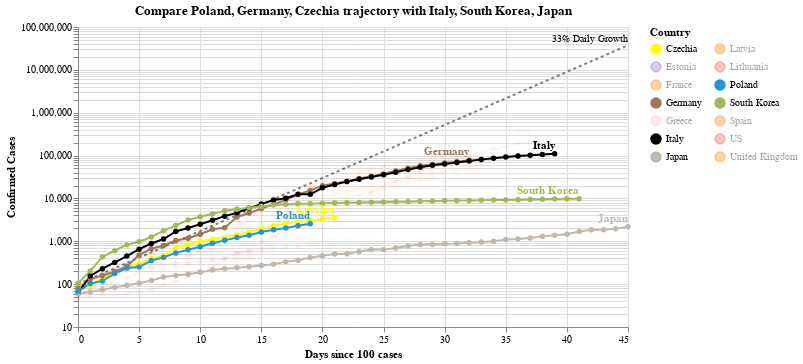

Notebook code for this chart:
### Code cell
#hide_input
chart2 = make_since_chart(['Poland', 'Germany', 'Czechia'])
chart2

### Figure 1 — Vega-Lite specification as saved in the notebook (floating-point values rounded to 4 significant figures; data arrays with more than 128 entries replaced by an {"elided": "..."} marker saying what was removed)
{"config": {"view": {"continuousWidth": 400, "continuousHeight": 300}}, "layer": [{"mark": {"type": "line", "color": "black", "opacity": 0.5, "strokeDash": [3, 3]}, "encoding": {"x": {"type": "quantitative", "field": "Days since 100 cases"}, "y": {"type": "quantitative", "field": "Confirmed Cases"}}}, {"mark": {"type": "text", "align": "right", "dy": -6, "fontSize": 10, "text": "33% Daily Growth"}, "encoding": {"x": {"type": "quantitative", "field": "Days since 100 cases"}, "y": {"type": "quantitative", "field": "Confirmed Cases"}}, "transform": [{"filter": "(datum['Days since 100 cases'] >= 45)"}]}, {"data": {"name": "data-bbd3c020f37ca548d64b64f44ca2a7f4"}, "mark": {"type": "line", "point": true}, "encoding": {"color": {"type": "nominal", "field": "Country", "legend": {"columns": 2}, "scale": {"domain": ["Czechia", "Estonia", "France", "Germany", "Greece", "Italy", "Japan", "Latvia", "Lithuania", "Poland", "South Korea", "Spain", "US", "United Kingdom"], "range": ["yellow", "#9467bd", "#F58518", "#9D755D", "pink", "black", "#C1B7AD", "#F58518", "#E45756", "#2495D3", "#A1BA59", "#F58518", "#E45756", "#F58518"]}}, "opacity": {"condition": {"value": 1, "selection": "selector002"}, "value": 0.05}, "tooltip": [{"type": "nominal", "field": "Country"}, {"type": "temporal", "field": "Date"}, {"type": "quantitative", "field": "Confirmed Cases"}, {"type": "quantitative", "field": "Days since 100 cases"}], "x": {"type": "quantitative", "field": "Days since 100 cases"}, "y": {"type": "quantitative", "field": "Confirmed Cases", "scale": {"type": "log"}}}, "selection": {"selector002": {"type": "multi", "fields": ["Country"], "bind": "legend", "init": [{"Country": "Poland"}, {"Country": "Germany"}, {"Country": "Czechia"}, {"Country": "Italy"}, {"Country": "South Korea"}, {"Country": "Japan"}]}}, "width": 550}, {"data": {"name": "data-bbd3c020f37ca548d64b64f44ca2a7f4"}, "mark": {"type": "text", "align": "right", "dy": -8, "fontWeight": "bold"}, "encoding": {"color": {"type": "nominal", "field": "Country", "legend": {"columns": 2}, "scale": {"domain": ["Czechia", "Estonia", "France", "Germany", "Greece", "Italy", "Japan", "Latvia", "Lithuania", "Poland", "South Korea", "Spain", "US", "United Kingdom"], "range": ["yellow", "#9467bd", "#F58518", "#9D755D", "pink", "black", "#C1B7AD", "#F58518", "#E45756", "#2495D3", "#A1BA59", "#F58518", "#E45756", "#F58518"]}}, "opacity": {"condition": {"value": 1, "selection": "selector002"}, "value": 0.05}, "text": {"type": "nominal", "field": "Country"}, "tooltip": [{"type": "nominal", "field": "Country"}, {"type": "temporal", "field": "Date"}, {"type": "quantitative", "field": "Confirmed Cases"}, {"type": "quantitative", "field": "Days since 100 cases"}], "x": {"type": "quantitative", "field": "Days since 100 cases"}, "y": {"type": "quantitative", "field": "Confirmed Cases", "scale": {"type": "log"}}}, "transform": [{"filter": "(datum['Date'] >= 1585699200000)"}], "width": 550}], "data": {"name": "data-a4df6692dce8ace7125ac6b99fd660fc"}, "title": "Compare Poland, Germany, Czechia trajectory with Italy, South Korea, Japan", "$schema": "https://vega.github.io/schema/vega-lite/v4.0.2.json", "datasets": {"data-a4df6692dce8ace7125ac6b99fd660fc": [{"Days since 100 cases": 0, "Confirmed Cases": 100.0}, {"Days since 100 cases": 1, "Confirmed Cases": 133.0}, {"Days since 100 cases": 2, "Confirmed Cases": 176.9}, {"Days since 100 cases": 3, "Confirmed Cases": 235.3}, {"Days since 100 cases": 4, "Confirmed Cases": 312.9}, {"Days since 100 cases": 5, "Confirmed Cases": 416.2}, {"Days since 100 cases": 6, "Confirmed Cases": 553.5}, {"Days since 100 cases": 7, "Confirmed Cases": 736.1}, {"Days since 100 cases": 8, "Confirmed Cases": 979.1}, {"Days since 100 cases": 9, "Confirmed Cases": 1302.0}, {"Days since 100 cases": 10, "Confirmed Cases": 1732.0}, {"Days since 100 cases": 11, "Confirmed Cases": 2303.0}, {"Days since 100 cases": 12, "Confirmed Cases": 3064.0}, {"Days since 100 cases": 13, "Confirmed Cases": 4074.0}, {"Days since 100 cases": 14, "Confirmed Cases": 5419.0}, {"Days since 100 cases": 15, "Confirmed Cases": 7207.0}, {"Days since 100 cases": 16, "Confirmed Cases": 9586.0}, {"Days since 100 cases": 17, "Confirmed Cases": 12750.0}, {"Days since 100 cases": 18, "Confirmed Cases": 16960.0}, {"Days since 100 cases": 19, "Confirmed Cases": 22550.0}, {"Days since 100 cases": 20, "Confirmed Cases": 29990.0}, {"Days since 100 cases": 21, "Confirmed Cases": 39890.0}, {"Days since 100 cases": 22, "Confirmed Cases": 53060.0}, {"Days since 100 cases": 23, "Confirmed Cases": 70560.0}, {"Days since 100 cases": 24, "Confirmed Cases": 93850.0}, {"Days since 100 cases": 25, "Confirmed Cases": 124800.0}, {"Days since 100 cases": 26, "Confirmed Cases": 166000.0}, {"Days since 100 cases": 27, "Confirmed Cases": 220800.0}, {"Days since 100 cases": 28, "Confirmed Cases": 293700.0}, {"Days since 100 cases": 29, "Confirmed Cases": 390600.0}, {"Days since 100 cases": 30, "Confirmed Cases": 519500.0}, {"Days since 100 cases": 31, "Confirmed Cases": 690900.0}, {"Days since 100 cases": 32, "Confirmed Cases": 918900.0}, {"Days since 100 cases": 33, "Confirmed Cases": 1222000.0}, {"Days since 100 cases": 34, "Confirmed Cases": 1625000.0}, {"Days since 100 cases": 35, "Confirmed Cases": 2162000.0}, {"Days since 100 cases": 36, "Confirmed Cases": 2875000.0}, {"Days since 100 cases": 37, "Confirmed Cases": 3824000.0}, {"Days since 100 cases": 38, "Confirmed Cases": 5086000.0}, {"Days since 100 cases": 39, "Confirmed Cases": 6764000.0}, {"Days since 100 cases": 40, "Confirmed Cases": 8996000.0}, {"Days since 100 cases": 41, "Confirmed Cases": 11970000.0}, {"Days since 100 cases": 42, "Confirmed Cases": 15910000.0}, {"Days since 100 cases": 43, "Confirmed Cases": 21170000.0}, {"Days since 100 cases": 44, "Confirmed Cases": 28150000.0}, {"Days since 100 cases": 45, "Confirmed Cases": 37440000.0}], "data-bbd3c020f37ca548d64b64f44ca2a7f4": {"elided": "409 records"}}}
